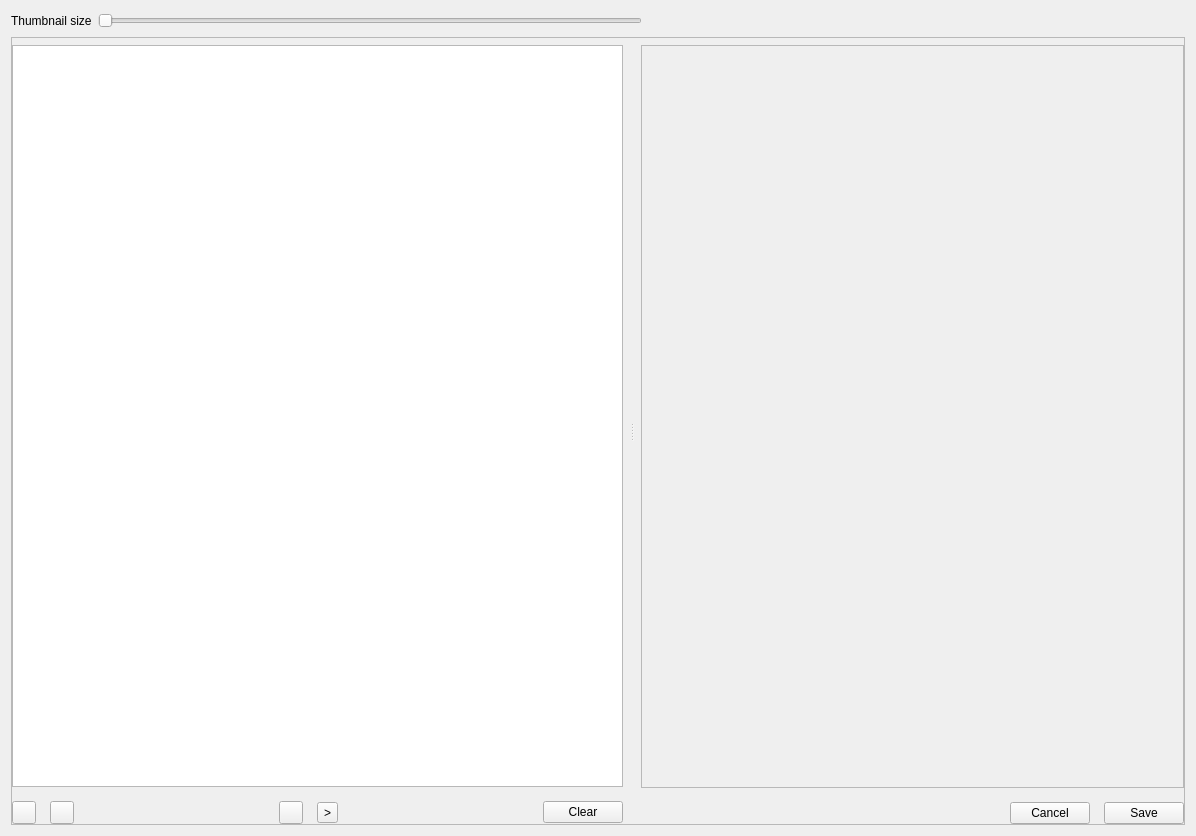
<?xml version="1.0" encoding="UTF-8"?>
<ui version="4.0">
 <class>EditDocumentWdg</class>
 <widget class="QWidget" name="EditDocumentWdg">
  <property name="geometry">
   <rect>
    <x>0</x>
    <y>0</y>
    <width>1196</width>
    <height>836</height>
   </rect>
  </property>
  <property name="windowTitle">
   <string>Form</string>
  </property>
  <layout class="QVBoxLayout" name="verticalLayout_3">
   <item>
    <layout class="QHBoxLayout" name="horizontalLayout_3">
     <item>
      <widget class="QLabel" name="label">
       <property name="text">
        <string>Thumbnail size</string>
       </property>
      </widget>
     </item>
     <item>
      <widget class="QSlider" name="sldThumbnailSize">
       <property name="sizePolicy">
        <sizepolicy hsizetype="Expanding" vsizetype="Fixed">
         <horstretch>0</horstretch>
         <verstretch>0</verstretch>
        </sizepolicy>
       </property>
       <property name="minimum">
        <number>200</number>
       </property>
       <property name="maximum">
        <number>500</number>
       </property>
       <property name="singleStep">
        <number>10</number>
       </property>
       <property name="pageStep">
        <number>20</number>
       </property>
       <property name="orientation">
        <enum>Qt::Horizontal</enum>
       </property>
      </widget>
     </item>
     <item>
      <spacer name="horizontalSpacer_4">
       <property name="orientation">
        <enum>Qt::Horizontal</enum>
       </property>
       <property name="sizeHint" stdset="0">
        <size>
         <width>40</width>
         <height>20</height>
        </size>
       </property>
      </spacer>
     </item>
    </layout>
   </item>
   <item>
    <widget class="QSplitter" name="splitter">
     <property name="sizePolicy">
      <sizepolicy hsizetype="Expanding" vsizetype="Expanding">
       <horstretch>0</horstretch>
       <verstretch>0</verstretch>
      </sizepolicy>
     </property>
     <property name="frameShape">
      <enum>QFrame::StyledPanel</enum>
     </property>
     <property name="frameShadow">
      <enum>QFrame::Raised</enum>
     </property>
     <property name="lineWidth">
      <number>2</number>
     </property>
     <property name="orientation">
      <enum>Qt::Horizontal</enum>
     </property>
     <widget class="QWidget" name="layoutWidget">
      <layout class="QVBoxLayout" name="verticalLayout_2">
       <property name="spacing">
        <number>14</number>
       </property>
       <property name="leftMargin">
        <number>0</number>
       </property>
       <property name="topMargin">
        <number>7</number>
       </property>
       <property name="rightMargin">
        <number>7</number>
       </property>
       <property name="bottomMargin">
        <number>0</number>
       </property>
       <item>
        <widget class="QListWidget" name="lstImages">
         <property name="acceptDrops">
          <bool>true</bool>
         </property>
         <property name="editTriggers">
          <set>QAbstractItemView::NoEditTriggers</set>
         </property>
         <property name="dragEnabled">
          <bool>true</bool>
         </property>
         <property name="selectionMode">
          <enum>QAbstractItemView::ContiguousSelection</enum>
         </property>
         <property name="iconSize">
          <size>
           <width>200</width>
           <height>200</height>
          </size>
         </property>
        </widget>
       </item>
       <item>
        <layout class="QHBoxLayout" name="horizontalLayout">
         <item>
          <widget class="QToolButton" name="btnAddImage">
           <property name="toolTip">
            <string>&lt;html&gt;&lt;head/&gt;&lt;body&gt;&lt;p&gt;Add a PDF or image to the kneeboard&lt;/p&gt;&lt;/body&gt;&lt;/html&gt;</string>
           </property>
           <property name="text">
            <string/>
           </property>
           <property name="icon">
            <iconset resource="kneeboard.qrc">
             <normaloff>:/icons/add.svg</normaloff>:/icons/add.svg</iconset>
           </property>
          </widget>
         </item>
         <item>
          <widget class="QToolButton" name="btnDel">
           <property name="toolTip">
            <string>&lt;html&gt;&lt;head/&gt;&lt;body&gt;&lt;p&gt;Removes the selected images&lt;/p&gt;&lt;/body&gt;&lt;/html&gt;</string>
           </property>
           <property name="text">
            <string/>
           </property>
           <property name="icon">
            <iconset resource="kneeboard.qrc">
             <normaloff>:/icons/remove.svg</normaloff>:/icons/remove.svg</iconset>
           </property>
          </widget>
         </item>
         <item>
          <spacer name="horizontalSpacer_3">
           <property name="orientation">
            <enum>Qt::Horizontal</enum>
           </property>
           <property name="sizeHint" stdset="0">
            <size>
             <width>40</width>
             <height>20</height>
            </size>
           </property>
          </spacer>
         </item>
         <item>
          <widget class="QToolButton" name="btnMoveBack">
           <property name="text">
            <string/>
           </property>
           <property name="icon">
            <iconset resource="kneeboard.qrc">
             <normaloff>:/icons/left-arrow.svg</normaloff>:/icons/left-arrow.svg</iconset>
           </property>
          </widget>
         </item>
         <item>
          <widget class="QToolButton" name="btnMoveForward">
           <property name="text">
            <string>&gt;</string>
           </property>
           <property name="icon">
            <iconset resource="kneeboard.qrc">
             <normaloff>:/icons/right-arrow.svg</normaloff>:/icons/right-arrow.svg</iconset>
           </property>
          </widget>
         </item>
         <item>
          <spacer name="horizontalSpacer">
           <property name="orientation">
            <enum>Qt::Horizontal</enum>
           </property>
           <property name="sizeHint" stdset="0">
            <size>
             <width>40</width>
             <height>20</height>
            </size>
           </property>
          </spacer>
         </item>
         <item>
          <widget class="QPushButton" name="btnClear">
           <property name="toolTip">
            <string>&lt;html&gt;&lt;head/&gt;&lt;body&gt;&lt;p&gt;Clear the kneeboard&lt;/p&gt;&lt;/body&gt;&lt;/html&gt;</string>
           </property>
           <property name="text">
            <string>Clear</string>
           </property>
          </widget>
         </item>
        </layout>
       </item>
      </layout>
     </widget>
     <widget class="QWidget" name="layoutWidget">
      <layout class="QVBoxLayout" name="verticalLayout">
       <property name="spacing">
        <number>14</number>
       </property>
       <property name="leftMargin">
        <number>7</number>
       </property>
       <property name="topMargin">
        <number>7</number>
       </property>
       <property name="rightMargin">
        <number>0</number>
       </property>
       <property name="bottomMargin">
        <number>0</number>
       </property>
       <item>
        <widget class="PreviewWidget" name="wdgPreview">
         <property name="sizePolicy">
          <sizepolicy hsizetype="Preferred" vsizetype="Expanding">
           <horstretch>0</horstretch>
           <verstretch>0</verstretch>
          </sizepolicy>
         </property>
         <property name="autoFillBackground">
          <bool>true</bool>
         </property>
         <property name="frameShape">
          <enum>QFrame::StyledPanel</enum>
         </property>
         <property name="frameShadow">
          <enum>QFrame::Plain</enum>
         </property>
        </widget>
       </item>
       <item>
        <layout class="QHBoxLayout" name="horizontalLayout_2">
         <item>
          <spacer name="horizontalSpacer_2">
           <property name="orientation">
            <enum>Qt::Horizontal</enum>
           </property>
           <property name="sizeHint" stdset="0">
            <size>
             <width>100</width>
             <height>20</height>
            </size>
           </property>
          </spacer>
         </item>
         <item>
          <widget class="QPushButton" name="btnCancel">
           <property name="text">
            <string>Cancel</string>
           </property>
          </widget>
         </item>
         <item>
          <widget class="QPushButton" name="btnSave">
           <property name="toolTip">
            <string>&lt;html&gt;&lt;head/&gt;&lt;body&gt;&lt;p&gt;Save the kneeboard to a folder&lt;/p&gt;&lt;/body&gt;&lt;/html&gt;</string>
           </property>
           <property name="text">
            <string>Save</string>
           </property>
          </widget>
         </item>
        </layout>
       </item>
      </layout>
     </widget>
    </widget>
   </item>
  </layout>
 </widget>
 <customwidgets>
  <customwidget>
   <class>PreviewWidget</class>
   <extends>QFrame</extends>
   <header>previewwidget.h</header>
   <container>1</container>
  </customwidget>
 </customwidgets>
 <resources>
  <include location="kneeboard.qrc"/>
 </resources>
 <connections/>
</ui>
